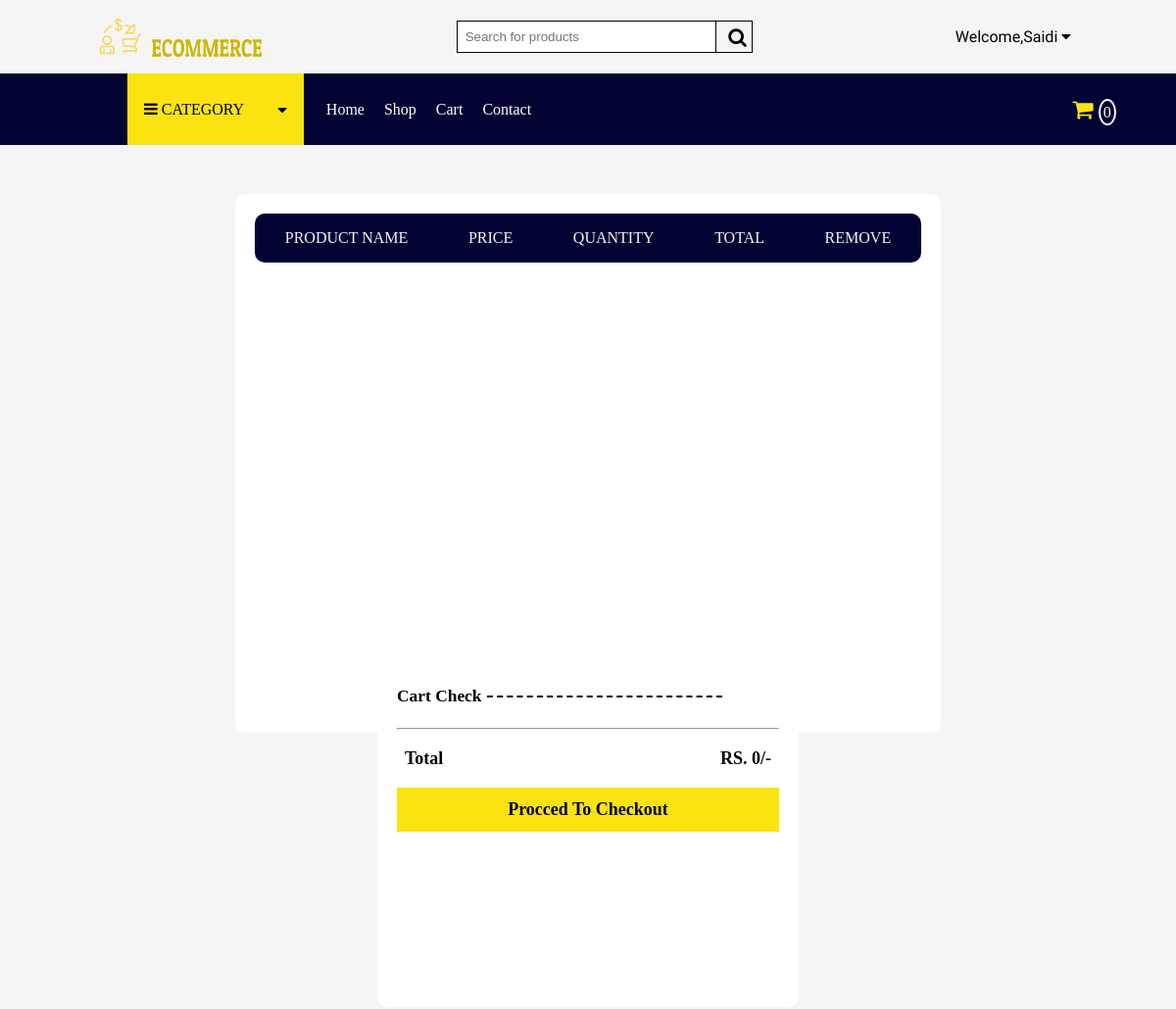
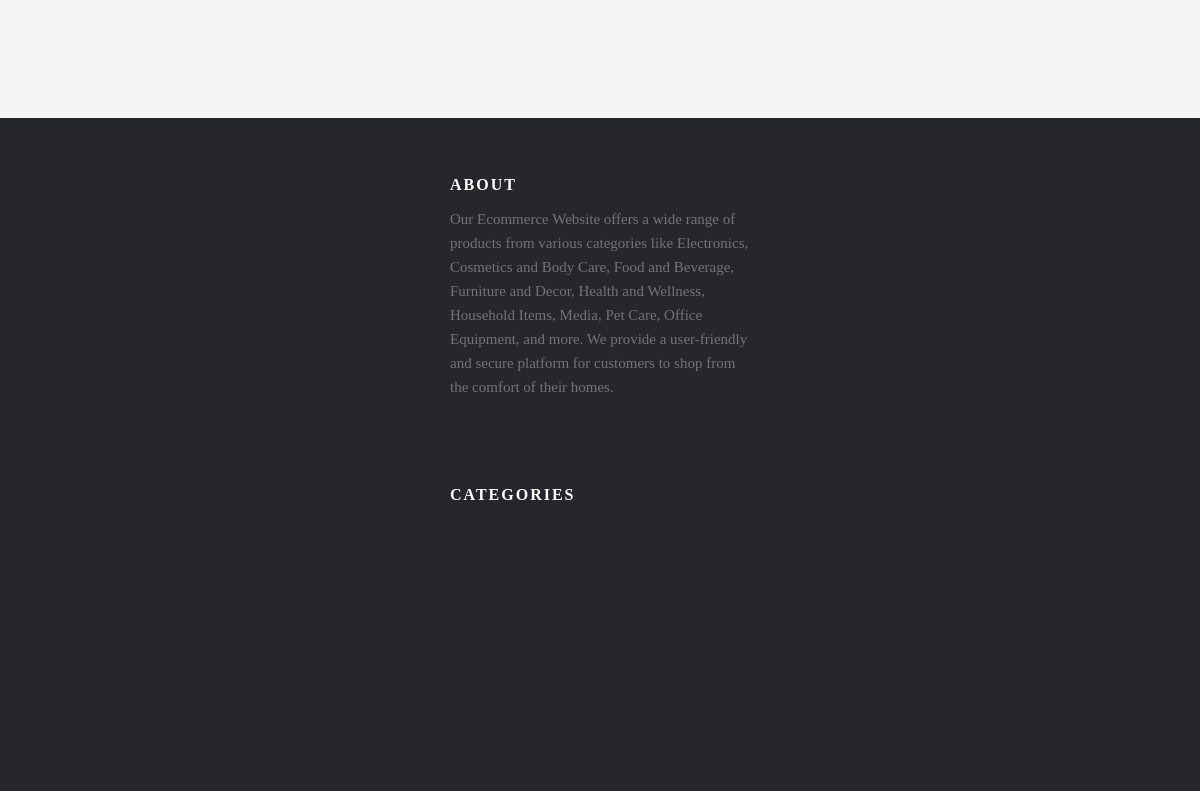
The page /cart/ (signed in, upper part) on the database as committed earlier (2 pictures, top to bottom).
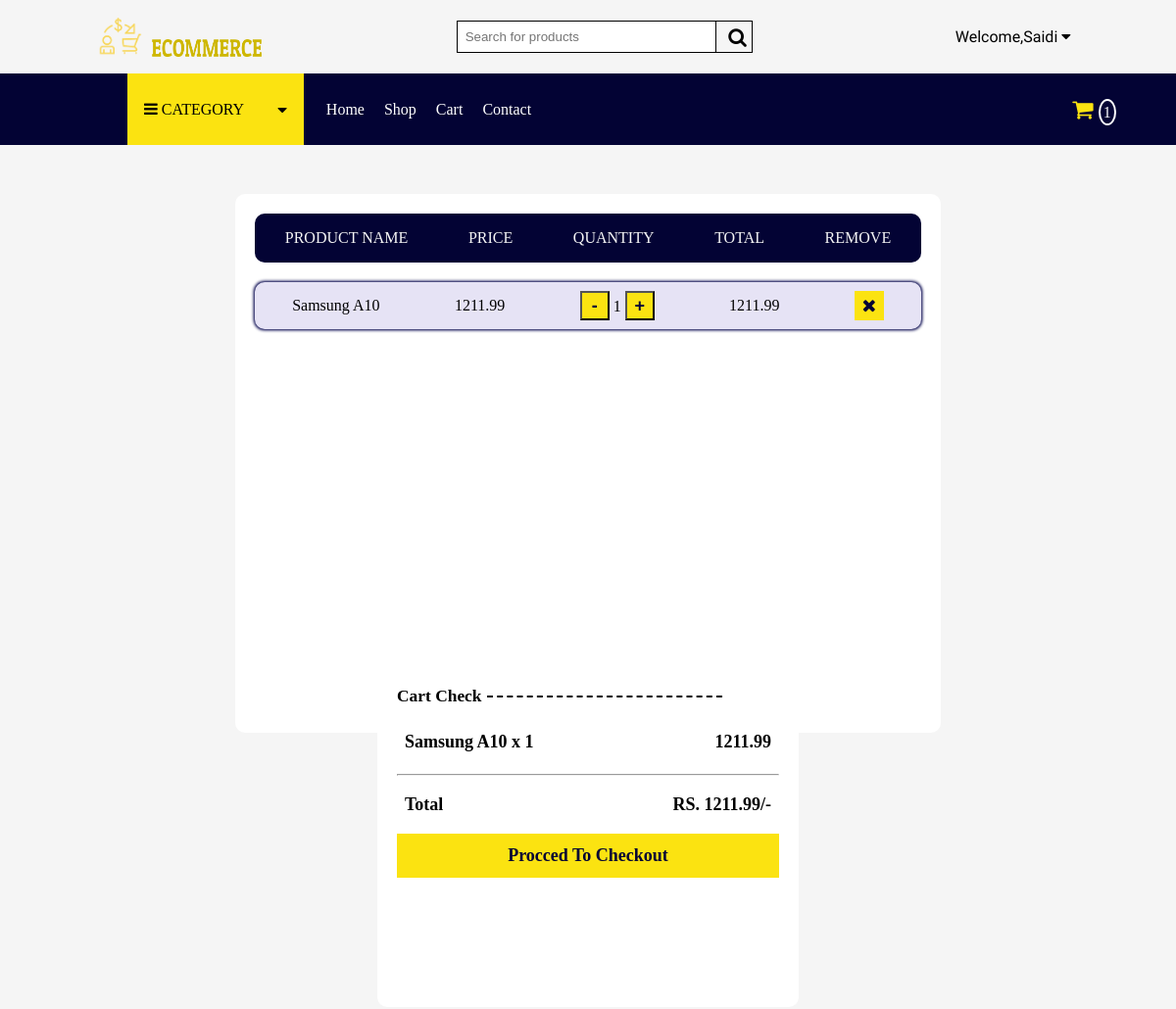
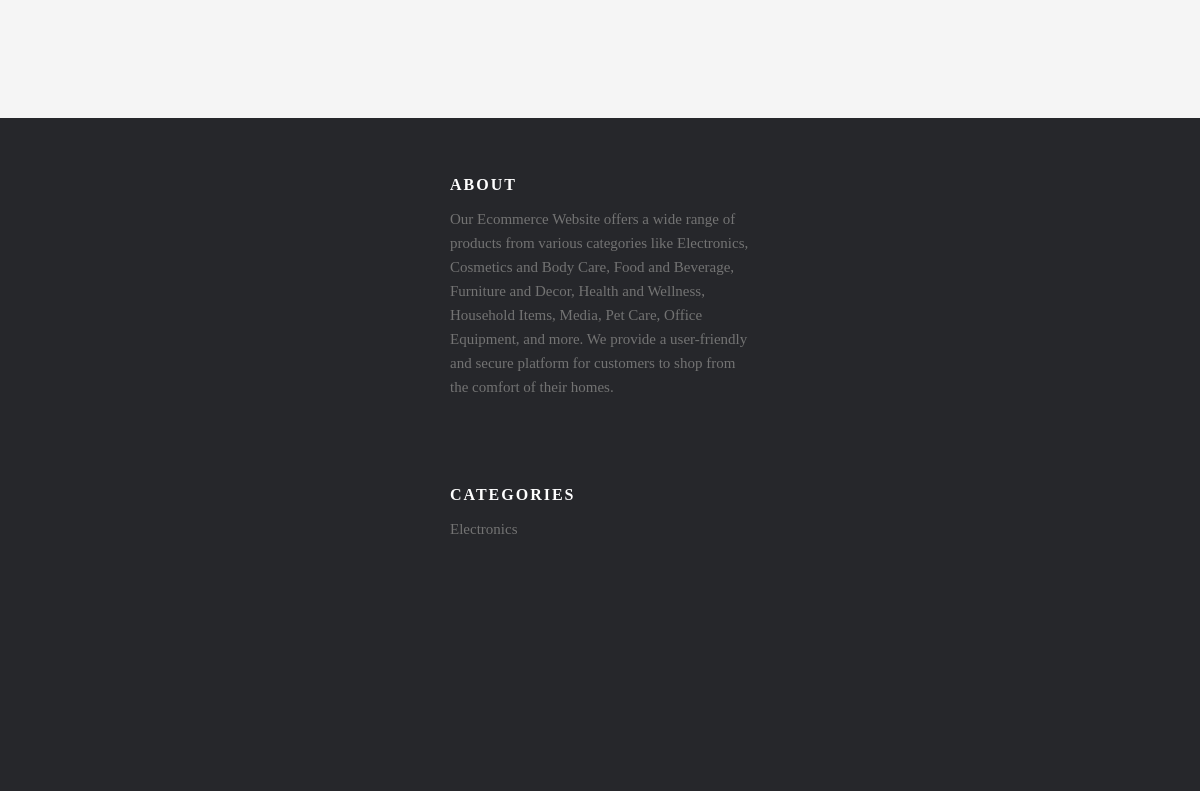
The same page on the database as committed later (2 pictures, top to bottom).
### store/models.py (models this page shows, shortened)
class AuthUsers(AbstractUser):
    street = models.CharField(max_length=100)
    city = models.CharField(max_length=50)
    state = models.CharField(max_length=50)
    zipcode = models.CharField(max_length=10)
    phone_number = models.CharField(max_length=15)

class CartItem(models.Model):
    cart = models.ForeignKey(Cart, on_delete=models.CASCADE)
    product = models.ForeignKey(Product, on_delete=models.CASCADE)
    quantity = models.IntegerField()

class Product(models.Model):
    name = models.CharField(max_length=255)
    description = models.TextField()
    price = models.DecimalField(max_digits=10, decimal_places=2)
    image = CloudinaryField("image")
    category = models.ForeignKey(Category, on_delete=models.CASCADE)
    stock_count = models.IntegerField()

class Category(models.Model):
    name = models.CharField(max_length=100)
    description = models.TextField()
    image = CloudinaryField("image")

### store/views.py (the view)
# urls.py: path('cart/', views.cart, name="Cart"),
@login_required(login_url='store:Sign In')
def cart(request):
    intro_text = introText("Cart page")
    categories = Category.objects.all()
    cart_items, cart_count = get_cart_items_and_count(request.user)
    products = {item.product.id: item.product for item in cart_items}
    cart_total = sum(item.product.price * item.quantity for item in cart_items)
    context = {
        'categories': categories,
        'citems': cart_items,
        'products': products,
        'cart_total': cart_total,
        'fname': request.user.first_name,
        'count': cart_count,
        'intro_text': intro_text
    }
    return render(request, 'cart.html', context)

### store/speech_commander.py (called while the page is built)
def introText(page_name):
    prompt_for_gemini_api = f"Provide for me a short but brief welcome message for the {page_name} in my Ecommerce website"
    response = model.generate_content(prompt_for_gemini_api)
    value = response.text
    return value

### store/templatetags/math_filters.py (called while the page is built)
@register.filter
def multiply(value, arg):
    return value * arg

### store/views.py (called while the page is built)
def get_cart_items_and_count(user):
    cart = Cart.objects.filter(user=user).first()
    cart_items = []
    cart_count = 0
    if cart:
        cart_items = CartItem.objects.filter(cart=cart)
        cart_count = cart_items.aggregate(Sum('quantity'))[
            'quantity__sum'] or 0
    return cart_items, cart_count

### store/templates/cart.html (shortened to what this page needs)
{% load static %}{% csrf_token %}{%load math_filters%}
<!DOCTYPE html>
<html lang="en">
  <head>
    <link rel="stylesheet" href="{% static 'CSS/style.css' %}" />
    <link rel="stylesheet" href="{% static 'CSS/cardstyle.css' %}" />
    <link
      rel="stylesheet"
      href="https://use.fontawesome.com/releases/v5.5.0/css/all.css"
    />
    <link
      rel="stylesheet"
      href="https://cdnjs.cloudflare.com/ajax/libs/font-awesome/4.7.0/css/font-awesome.min.css"
    />
  </head>
  <body>
    <header>
      <nav class="outernav">
        <nav class="navbar">
          <div class="head-option">
            <span class="heading"
                ><a href="/"><img src="{% static 'logo/logo.png' %}" /><img
                  id="text-logo"
                  src="{% static 'logo/text.png' %}"
              /></a></span>
          </div>
          <form id="search-form" action="{% url 'store:search' %}" method="get">
            <div class="search">
              <input type="text" name="search" id="search" placeholder="Search for products" style="border: none; border-right: 1px solid black" />
              <div class="srhicon" >
                <i class="fa fa-search" onclick="search()" style="font-size: 20px"></i>
              </div>
            </div>
          </form>
          <div class="account" id="account">
            {% if fname %} Welcome,{{fname}} {% else %} My Account {% endif%}
            <i class="fa fa-caret-down"></i>
          </div>
        </nav>
        <nav class="addtionalnav" id="addnav">
          <div class="optioncategory">
            <div class="container" id="dropmenu">
              <div class="innercontainer">
                <i class="fa fa-bars"></i>
                <span>CATEGORY</span>
              </div>
              <i class="fa fa-caret-down"></i>
            </div>
            <div class="options">
              <ul>
                <li><a href="/">Home</a></li>
                <li><a href="/shop">Shop</a></li>
                <li><a href="/cart">Cart</a></li>
                <li><a href="/">Contact</a></li>
              </ul>
            </div>
          </div>
          <div class="optionlogo">
            <a href="/cart">
              <i class="fa fa-shopping-cart"></i>
              <span>{% if count %} {{count}} {% else %} 0 {% endif %}</span>
            </a>
          </div>
        </nav>
      </nav>
    </header>
    <main class="main">
      <div class="allproducts">
        <div class="productshead">
          <span>PRODUCT NAME</span>
          <span>PRICE</span>
          <span>QUANTITY</span>
          <span>TOTAL</span>
          <span>REMOVE</span>
        </div>
        {% if citems %} {% for item in citems %}
        <div class="productitem">
          <span class="productname">{{ item.product.name }}</span>
          <span class="productprice">{{ item.product.price }}</span>
          <div class="incdec" style="margin-top:0;" data-product-id="{{ item.product.id }}">
            <button class="decrement">-</button>
            <span class="number">{{ item.quantity }}</span>
            <button class="increment">+</button>
          </div>
          <span class="producttotal"
            >{{ item.product.price|multiply:item.quantity }}</span
          >
          <span class="remove" data-product-id="{{ item.product.id }}">
            <i class="fa fa-close"></i></span>
        </div>
        {%endfor%} {%endif%}
      </div>
      <div class="totalcheck">
        <div class="cardtotal">
          <span>Cart Check</span>
          <span class="line"></span>
        </div>
        {% if citems %} {% for item in citems %}
        <div class="allprices">
          <span>{{item.product.name}} x {{item.quantity}}</span>
          <span class="subtotal"
            >{{ item.product.price|multiply:item.quantity }}</span
          >
        </div>
        {%endfor%} {%endif%}
        <hr />
        <div class="total">
          <span>Total</span>
          <span class="maintotal">RS. {{cart_total}}/-</span>
        </div>
        <div class="btntotal" id="checkout">Procced To Checkout</div>
      </div>
    </main>
    <footer class="site-footer">
      <div class="footer-container">
        <div class="row">
          <div class="footer-inner-container">
            <h6>About</h6>
            <p class=" text-justify">Our Ecommerce Website offers a wide range of products from various categories like Electronics, Cosmetics and Body Care, Food and Beverage, Furniture and Decor, Health and Wellness, Household Items, Media, Pet Care, Office Equipment, and more. We provide a user-friendly and secure platform for customers to shop from the comfort of their homes. </p>
          </div>
          <div class="footer-inner-container">
            <h6>Categories</h6>
            <ul class="footer-links">
              {% if categories %} {% for category in categories %}
                  <li>
                    <a href="/search/?category={{category.id}}"
                      >{{category.name}}</a
                    >
                  </li>
                  {% endfor %} {% endif %}
            </ul>
          </div>
        </div>
      </div>
    </footer>
  </body>
</html>

### store/static/CSS/style.css (style rules this page uses)
:root { --main-color: #fbe311; --secondary-color: #030334; --hover-color: #c47530; --hover2-color: #a5a5f9; }
* { padding: 0; margin: 0; box-sizing: border-box; text-decoration: none; }
.navbar { display: flex; height: 75px; align-items: center; justify-content: space-around; font-family: 'Ubuntu', sans-serif; }
.heading img { width: 45px; height: 40px; }
#text-logo { width: 112px; height: 18px; margin-left: 10px; }
.search { border: 1px solid black; display: inline-flex; cursor: pointer; }
#search { padding: 8px; width: 22vw; margin-right: 8px; }
.srhicon { display: inline-flex; align-items: center; justify-content: center; width: 28px; }
.account { padding: 8px; cursor: pointer; }
.addtionalnav { background-color: var(--secondary-color); height: 73px; }
.container { display: flex; height: 73px; width: 15vw; align-items: center; justify-content: space-around; background-color: var(--main-color); cursor: pointer; }
.optioncategory { display: flex; align-items: center; justify-content: center; width: 680px; }
.options { display: inline; margin-left: 15px; }
.options ul { display: inline-block; }
.options ul li { list-style: none; display: inline; padding: 8px; }
.options ul li a { color: #fff; text-decoration: none; }
.addtionalnav { display: flex; justify-content: space-between; align-items: center; }
.optionlogo { display: flex; width: 14vw; justify-content: center; align-items: center; }
.optionlogo a { text-decoration: none; color: #fff; }
.optionlogo a i { color: var(--main-color); padding: 1px; font-size: 23px; }
.optionlogo a span { border: 2px solid white; border-radius: 100%; padding: 3px; }
body { background-color: #F5F5F5; }
.line { display: inline-block; position: absolute; content: ""; width: 83vw; height: 3px; margin-top: 11px; left: 12vw; border-top: 2px dashed black; z-index: -1; }
.site-footer { background-color: #26272b; padding: 45px 0 20px; font-size: 15px; line-height: 24px; color: #737373; height: auto; }
.footer-container { display: flex; justify-content: center; align-items: center; flex-wrap: wrap; }
.row { height: auto; width: 100vw; display: flex; justify-content: space-evenly; align-items: center; flex-wrap: wrap; }
.footer-inner-container { height: 300px; width: 300px; }
.site-footer h6 { color: #fff; font-size: 16px; text-transform: uppercase; margin: 10px 0; letter-spacing: 2px; }
.site-footer a { color: #737373; }
@media screen and (max-width:1200px) { .row { display: block; width: auto; } }
.footer-links { padding-left: 0; list-style: none; }
.footer-links li { display: block }
.footer-links a { color: #737373 }

Rows that differ between the two databases and show on the page:
added CartItem: product.name "Samsung A10", product.price "1211.99", quantity "1", product.price|multiply "1211.99"
added Category: name "Electronics"
Other text that changed with them:
{{ count }}: (not shown) → "1"
{{ cart_total }}: "0" → "1211.99"
text no longer shown: "0"
